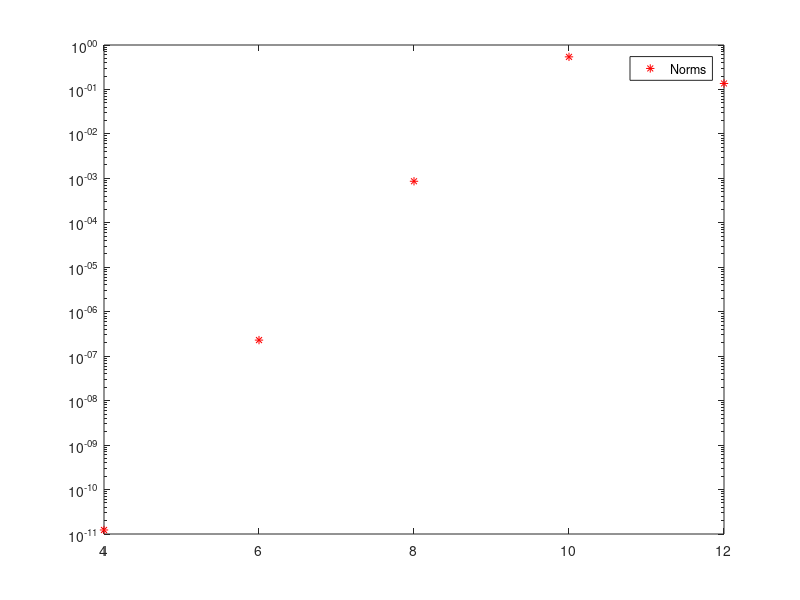

Recreate this plot in MATLAB.
clear;
clc;

a=1;
b=2;

Norm1=zeros(size(5));
f1=zeros(size(5));
p=1;

for n=4:2:12
    A=zeros(n,n);
    S=zeros(n,n);
    D=zeros(n,n);

    f=a+(b-a)*rand(n,1);
for i=1:n
    for j=1:n
        A(i,j)=1/(i+j+10);
    end
end

for i=1:n
        sum = 0;
            for k=1:i-1
            sum =sum+ abs(S(k,i)^2)*D(k,k);
            end
        D(i,i)=sign(A(i,i)-sum);
        S(i,i)=sqrt(abs(A(i,i)-sum));
        for j=i+1:n
        sum2=0;
            for k=1:i-1
                sum2=sum2+ S(k,i)*D(k,k)*S(k,j);
            end
        S(i,j)=(A(i,j)-sum2)/(S(i,i)*D(i,i));
        end
end


y=zeros(n,1);
y(1,1)=f(1,1)/(S(1,1)*D(1,1));
for i=2:n
    sum=0;
    for j=1:i-1
            sum =sum+ S(j,i)*y(j,1)*D(j,j);
    end
            y(i,1)=(f(i,1)-sum)/(S(i,i)*D(i,i));
end

x=zeros(n,1);
x(n,1)=y(n,1)/S(n,n);
for i=n-1:-1:1
    sum=0;
    for j=i+1:n
            sum =sum+ S(i,j)*x(j,1);
    end
    x(i,1)= (y(i,1)-sum)/S(i,i);
end
  Norm1(p)=norm(f-A*x)/norm(f);
  p=p+1;
end
Norm1(1)
Norm1(2)
Norm1(3)
Norm1(4)
Norm1(5)
semilogy(4:2:12,Norm1,'r*');
legend('Norms')


